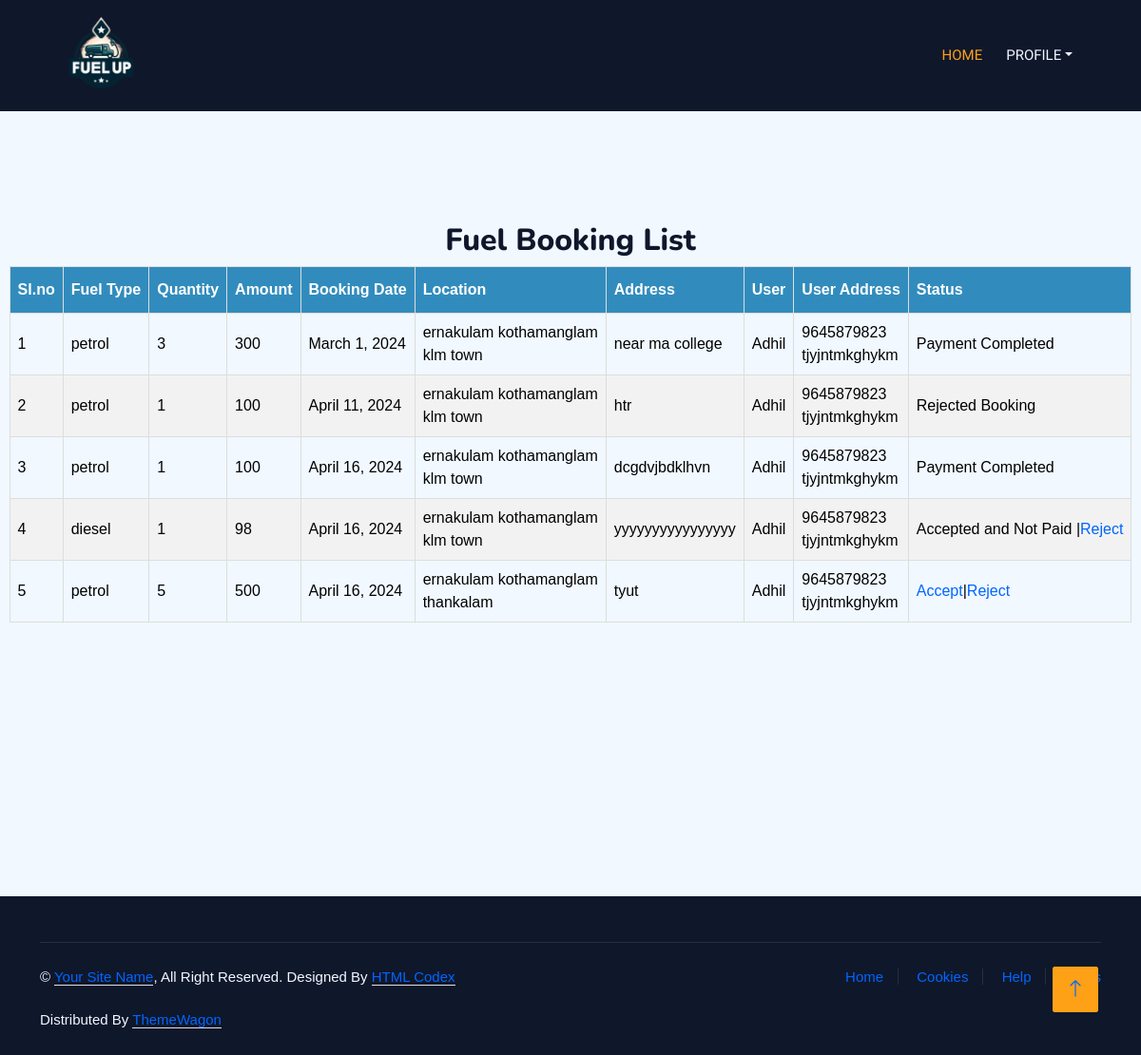
Screenshot of /Dealer/fuelbooking/ (signed in) with the database file from the repository.
### User/models.py (models this page shows)
class tbl_fuelbooking(models.Model):
    fbooking_date=models.DateField(auto_now_add=True)
    fbooking_status=models.CharField(default=0,max_length=5)
    fbooking_amount=models.IntegerField(max_length=50,default=0)
    fueltype=models.ForeignKey(tbl_fueltype,on_delete=models.CASCADE)
    location=models.ForeignKey(tbl_location,on_delete=models.CASCADE)
    fbooking_address=models.CharField(max_length=100)
    user=models.ForeignKey(tbl_user,on_delete=models.CASCADE)
    dealer=models.ForeignKey(tbl_dealer,on_delete=models.CASCADE)
    payment_status=models.CharField(default=0,max_length=10)
    fbooking_qty=models.IntegerField(max_length=50,default=0)

### Admin/models.py (models this page shows)
class tbl_fueltype(models.Model):
    fueltype_name=models.CharField(max_length=20)

class tbl_location(models.Model):
    location_name=models.CharField(max_length=20)
    place=models.ForeignKey(tbl_place,on_delete=models.CASCADE)

class tbl_place(models.Model):
    place_name=models.CharField(max_length=20)
    district=models.ForeignKey(tbl_district,on_delete=models.CASCADE)

class tbl_district(models.Model):
    district_name=models.CharField(max_length=20)

### Guest/models.py (models this page shows)
class tbl_user(models.Model):
    user_name=models.CharField(max_length=20)
    user_email=models.CharField(max_length=30)
    user_contact=models.CharField(max_length=15)
    user_address=models.CharField(max_length=50)
    user_password=models.CharField(max_length=20)
    user_photo=models.FileField(upload_to='UserDoc/')
    place=models.ForeignKey(tbl_place,on_delete=models.CASCADE)

### Dealer/views.py (the view)
# urls.py: path('fuelbooking/',views.FuelBooking,name="FuelBooking"),
def FuelBooking(request):
    Dealer=tbl_dealer.objects.get(id=request.session["dealerid"])
    bookings=tbl_fuelbooking.objects.filter(dealer=Dealer)
    return render(request,"Dealer/ViewFuelBooking.html",{"fuelbookings":bookings})

### Dealer/Templates/Dealer/ViewFuelBooking.html (shortened to what this page needs)
{% extends 'Dealer/header.html' %}
{% load static %}
{% block content %}
<br><br><br><br><br><br><br><br>
<!DOCTYPE html>
<html>
<head>
</head>
<body>
    <div id="tab">
<h2 align="center">Fuel Booking List</h2>
<table border="1" align="center">
    <thead>
        <tr>
            <th>Sl.no</th>
            <th>Fuel Type</th>
            <th>Quantity</th>
            <th>Amount</th>
            <th>Booking Date</th>
            <th>Location</th>
            <th>Address</th>
            <th>User</th>
            <th>User Address</th>
            <th>Status</th>
        </tr>
    </thead>
    <tbody>
        {% for booking in fuelbookings %}
        <tr>
            <td>{{forloop.counter}}</td>
            <td>{{ booking.fueltype.fueltype_name }}</td>
            <td>{{ booking.fbooking_qty }}</td>
            <td>{{ booking.fbooking_amount }}</td>
            <td>{{ booking.fbooking_date }}</td>
            <td>{{booking.location.place.district.district_name}}&nbsp;{{booking.location.place.place_name }}
                <br>{{booking.location.location_name}} </td>
            <td>{{ booking.fbooking_address }}</td>
            <td>{{ booking.user.user_name }}</td>
            <td>{{ booking.user.user_contact }}<br>
                {{ booking.user.user_address }}</td>
            <td>{% if booking.fbooking_status == '0' and booking.payment_status == '0' %}<a href="{% url 'webdealer:AcceptBooking' booking.id %}">Accept</a>|<a href="{% url 'webdealer:RejectBooking' booking.id %}">Reject</a>
                {% elif booking.fbooking_status == '1' and booking.payment_status == '0' %}
                Accepted and Not Paid |<a href="{% url 'webdealer:RejectBooking' booking.id %}">Reject</a>
                {% elif booking.fbooking_status == '1' and booking.payment_status == '1' %}
                Payment Completed
                {% else %}
                Rejected Booking
                {% endif %}</td>
        </tr>
        {% endfor %}
    </tbody>
</table>
</body>
</html>
<br><br><br><br><br><br><br><br><br><br>
{% endblock content %}

### Guest/static/login/css/style.css (style rules this page uses)
:root { --primary: #FEA116; --light: #F1F8FF; --dark: #0F172B; }

### Guest/static/form.css (style rules this page uses)
#tab { font-family: "Trebuchet MS", Arial, Helvetica, sans-serif; border-collapse: collapse; width: 100%; }
#tab td, #tab th { border: 1px solid #ddd; padding: 8px; color: #000; }
#tab a { color:#06F; }
#tab tr:nth-child(even) { background-color: #f2f2f2; }
#tab th { padding-top: 12px; padding-bottom: 12px; text-align: left; background-color: #318CBD; color: white; }

### rows the page displays
tbl_fuelbooking: fueltype.fueltype_name "petrol", fbooking_qty "3", fbooking_amount "300", fbooking_date "March 1, 2024", location.place.district.district_name "ernakulam", location.place.place_name "kothamanglam", location.location_name "klm town", fbooking_address "near ma college", user.user_name "Adhil", user.user_contact "9645879823", user.user_address "tjyjntmkghykm", fbooking_status "Payment Completed"
tbl_fuelbooking: fueltype.fueltype_name "petrol", fbooking_qty "1", fbooking_amount "100", fbooking_date "April 11, 2024", location.place.district.district_name "ernakulam", location.place.place_name "kothamanglam", location.location_name "klm town", fbooking_address "htr", user.user_name "Adhil", user.user_contact "9645879823", user.user_address "tjyjntmkghykm", fbooking_status "Rejected Booking"
tbl_fuelbooking: fueltype.fueltype_name "petrol", fbooking_qty "1", fbooking_amount "100", fbooking_date "April 16, 2024", location.place.district.district_name "ernakulam", location.place.place_name "kothamanglam", location.location_name "klm town", fbooking_address "dcgdvjbdklhvn", user.user_name "Adhil", user.user_contact "9645879823", user.user_address "tjyjntmkghykm", fbooking_status "Payment Completed"
tbl_fuelbooking: fueltype.fueltype_name "diesel", fbooking_qty "1", fbooking_amount "98", fbooking_date "April 16, 2024", location.place.district.district_name "ernakulam", location.place.place_name "kothamanglam", location.location_name "klm town", fbooking_address "yyyyyyyyyyyyyyyy", user.user_name "Adhil", user.user_contact "9645879823", user.user_address "tjyjntmkghykm", fbooking_status "Accepted and Not Paid |"
tbl_fuelbooking: fueltype.fueltype_name "petrol", fbooking_qty "5", fbooking_amount "500", fbooking_date "April 16, 2024", location.place.district.district_name "ernakulam", location.place.place_name "kothamanglam", location.location_name "thankalam", fbooking_address "tyut", user.user_name "Adhil", user.user_contact "9645879823", user.user_address "tjyjntmkghykm", fbooking_status "Accept"
